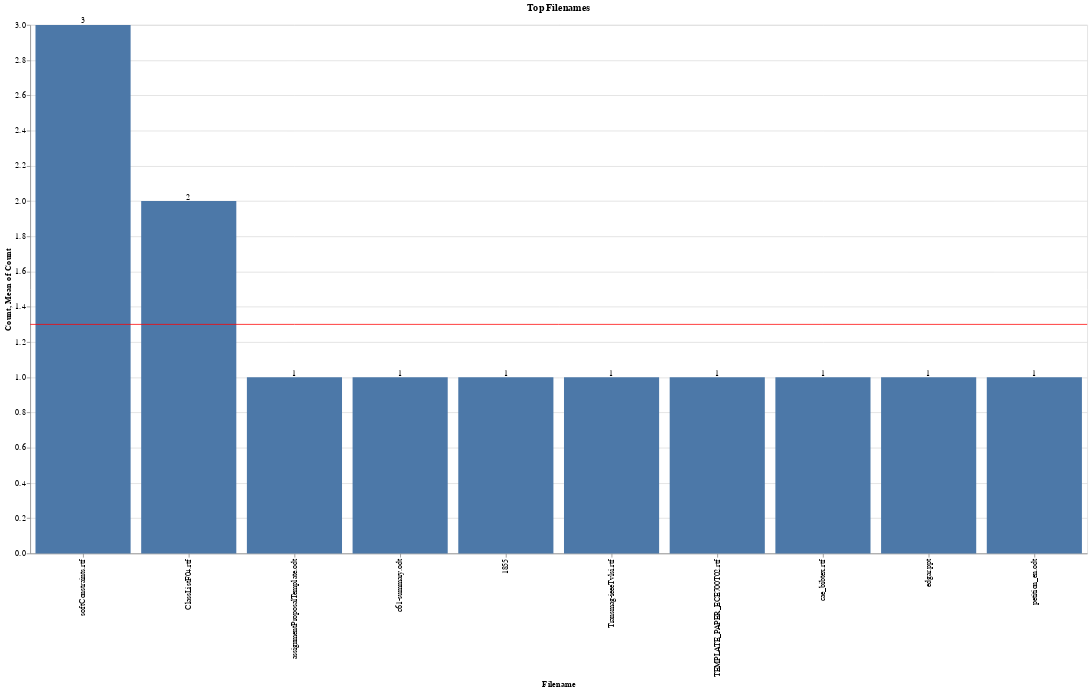

The cell this chart's notebook holds for it:
### Code cell
top_filenames_altair = (
    word_documents["filename"]
    .value_counts()
    .head(10)
    .rename_axis("Filename")
    .reset_index(name="Count")
)

filenames_bar = (
    alt.Chart(top_filenames_altair)
    .mark_bar()
    .encode(x=alt.X("Filename:O", sort="-y"), y=alt.Y("Count:Q"))
)

filenames_rule = (
    alt.Chart(top_filenames_altair).mark_rule(color="red").encode(y="mean(Count):Q")
)


filenames_text = filenames_bar.mark_text(align="center", baseline="bottom").encode(
    text="Count:Q"
)

(filenames_bar + filenames_rule + filenames_text).properties(
    width=1400, height=700, title="Top Filenames"
)

### Figure 1 — Vega-Lite specification as saved in the notebook (floating-point values rounded to 4 significant figures)
{"config": {"view": {"continuousWidth": 400, "continuousHeight": 300}}, "layer": [{"mark": "bar", "encoding": {"x": {"field": "Filename", "sort": "-y", "type": "ordinal"}, "y": {"field": "Count", "type": "quantitative"}}}, {"mark": {"type": "rule", "color": "red"}, "encoding": {"y": {"aggregate": "mean", "field": "Count", "type": "quantitative"}}}, {"mark": {"type": "text", "align": "center", "baseline": "bottom"}, "encoding": {"text": {"field": "Count", "type": "quantitative"}, "x": {"field": "Filename", "sort": "-y", "type": "ordinal"}, "y": {"field": "Count", "type": "quantitative"}}}], "data": {"name": "data-8a4b8142a39ce16d719ba0421fc3b2c0"}, "height": 700, "title": "Top Filenames", "width": 1400, "$schema": "https://vega.github.io/schema/vega-lite/v4.17.0.json", "datasets": {"data-8a4b8142a39ce16d719ba0421fc3b2c0": [{"Filename": "softConstraints.rtf", "Count": 3}, {"Filename": "ClassListF04.rtf", "Count": 2}, {"Filename": "assignmentProposalTemplate.odt", "Count": 1}, {"Filename": "c61-summary.odt", "Count": 1}, {"Filename": "1855", "Count": 1}, {"Filename": "Transmag-ieeeTvlsi.rtf", "Count": 1}, {"Filename": "TEMPLATE_PAPER_ECE700T02.rtf", "Count": 1}, {"Filename": "cae_bibtex.rtf", "Count": 1}, {"Filename": "edgar.ppt", "Count": 1}, {"Filename": "petition_en.odt", "Count": 1}]}}
